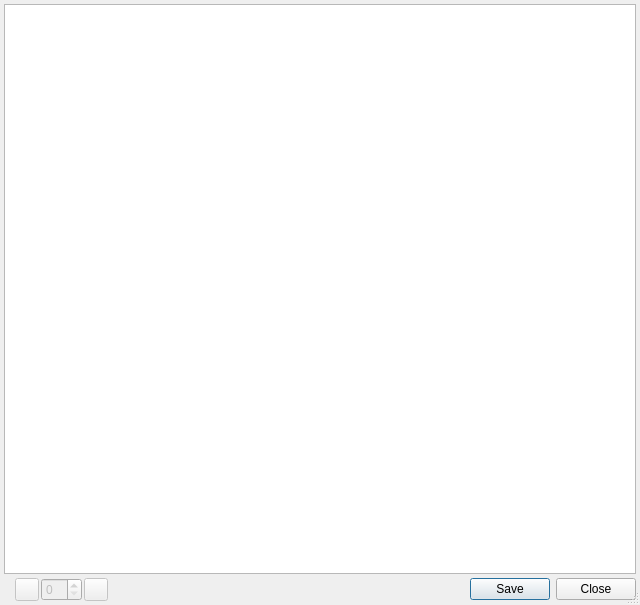
<?xml version="1.0" encoding="UTF-8"?>
<ui version="4.0">
 <class>SVGViewDialog</class>
 <widget class="QDialog" name="SVGViewDialog">
  <property name="windowModality">
   <enum>Qt::ApplicationModal</enum>
  </property>
  <property name="geometry">
   <rect>
    <x>0</x>
    <y>0</y>
    <width>640</width>
    <height>605</height>
   </rect>
  </property>
  <property name="windowTitle">
   <string>просмотр отчёта</string>
  </property>
  <property name="sizeGripEnabled">
   <bool>true</bool>
  </property>
  <layout class="QGridLayout" name="gridLayout">
   <property name="leftMargin">
    <number>4</number>
   </property>
   <property name="topMargin">
    <number>4</number>
   </property>
   <property name="rightMargin">
    <number>4</number>
   </property>
   <property name="bottomMargin">
    <number>4</number>
   </property>
   <property name="spacing">
    <number>4</number>
   </property>
   <item row="0" column="0" rowspan="2" colspan="3">
    <widget class="QGraphicsView" name="graphicsView">
     <property name="renderHints">
      <set>QPainter::TextAntialiasing</set>
     </property>
    </widget>
   </item>
   <item row="2" column="1">
    <widget class="QWidget" name="grpPager" native="true">
     <property name="enabled">
      <bool>false</bool>
     </property>
     <layout class="QHBoxLayout" name="horizontalLayout">
      <property name="spacing">
       <number>2</number>
      </property>
      <property name="leftMargin">
       <number>0</number>
      </property>
      <property name="topMargin">
       <number>0</number>
      </property>
      <property name="rightMargin">
       <number>0</number>
      </property>
      <property name="bottomMargin">
       <number>0</number>
      </property>
      <item>
       <widget class="QToolButton" name="btnFirstPage">
        <property name="text">
         <string/>
        </property>
       </widget>
      </item>
      <item>
       <widget class="QSpinBox" name="edtPageNum">
        <property name="sizePolicy">
         <sizepolicy hsizetype="Preferred" vsizetype="Fixed">
          <horstretch>0</horstretch>
          <verstretch>0</verstretch>
         </sizepolicy>
        </property>
       </widget>
      </item>
      <item>
       <widget class="QToolButton" name="btnLastPage">
        <property name="text">
         <string/>
        </property>
       </widget>
      </item>
     </layout>
    </widget>
   </item>
   <item row="2" column="2">
    <widget class="QDialogButtonBox" name="buttonBox">
     <property name="standardButtons">
      <set>QDialogButtonBox::Close|QDialogButtonBox::Save</set>
     </property>
    </widget>
   </item>
   <item row="2" column="0">
    <widget class="QLabel" name="label">
     <property name="toolTip">
      <string>Для сдвига текста используйте клавиши wasd</string>
     </property>
     <property name="text">
      <string/>
     </property>
    </widget>
   </item>
  </layout>
 </widget>
 <tabstops>
  <tabstop>graphicsView</tabstop>
  <tabstop>btnFirstPage</tabstop>
  <tabstop>edtPageNum</tabstop>
  <tabstop>btnLastPage</tabstop>
  <tabstop>buttonBox</tabstop>
 </tabstops>
 <resources/>
 <connections/>
</ui>
